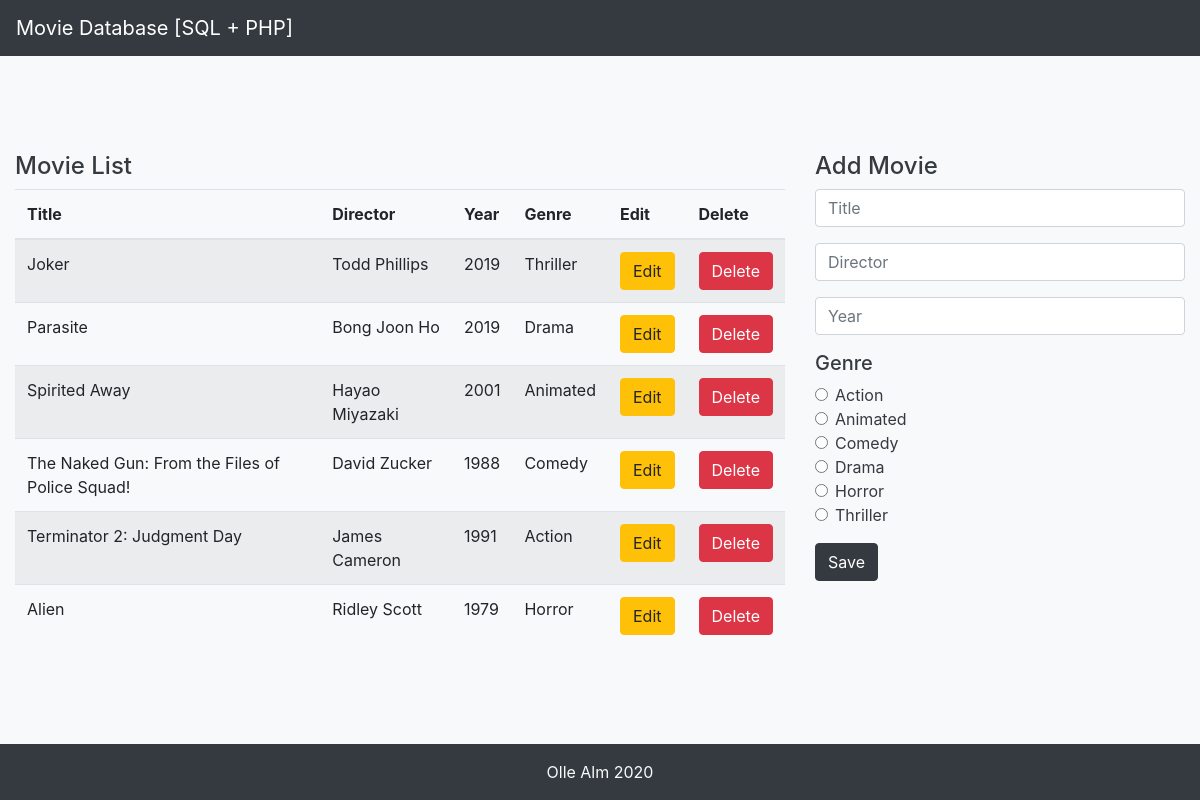
The page / on the database its author committed.
### tables this page shows
CREATE TABLE `movies` (
  `id` int(11) UNSIGNED NOT NULL,
  `title` varchar(64) NOT NULL,
  `director` varchar(64) NOT NULL,
  `year` int(4) NOT NULL,
  `genre_id` int(11) UNSIGNED NOT NULL
);

CREATE TABLE `genres` (
  `genre_id` int(11) UNSIGNED NOT NULL,
  `genre` varchar(32) NOT NULL
);

### index.php (the view, shortened to what this page needs)
<?php
  require "header.php";
  require_once "dbinfo.php";
?>
<div class="row">
  <section class="pt-5 col-md-8">
    <h4>Movie List</h4>
    <table class="table table-striped">
      <thead>
        <tr>
          <th>Title</th>
          <th>Director</th>
          <th>Year</th>
          <th>Genre</th>
          <th>Edit</th>
          <th>Delete</th>
        </tr>
      </thead>
      <tbody>
        <?php
          $sql = "SELECT * FROM movies JOIN genres ON movies.genre_id = genres.genre_id ORDER BY id DESC;";
          $result = mysqli_query($mysqli, $sql);
          $resultCheck = mysqli_num_rows($result);
          if ($resultCheck > 0) {
            while ($row = mysqli_fetch_assoc($result)) {
              echo <<<TABLE
                <tr>
                  <td>{$row["title"]}</td>
                  <td>{$row["director"]}</td>
                  <td>{$row["year"]}</td>
                  <td>{$row["genre"]}</td>
                  <td><a class="btn btn-warning" href="?id={$row["id"]}">Edit</a></td>
                  <td><button class="btn btn-danger" form="delete" type="submit" name="delete" value="{$row["id"]}">Delete</button></td>
                </tr>
              TABLE;
            }
          } else {
            echo <<<TABLE
              <tr>
                <td colspan="6">No movies</td>
              </tr>
            TABLE;
          }
        ?>
      </tbody>
    </table>
  </section>
  <section class=" pt-5 col-md-4">
    <?php
      if (isset($_GET['id'])) {
          $id = filter_input(INPUT_GET, 'id', FILTER_SANITIZE_NUMBER_INT);
          $sql = "SELECT * FROM movies WHERE id = ?;";
          if (!$stmt = $mysqli->prepare($sql)) {
            echo "Failed Prepare: (" . $mysqli->errno . ") " . $mysqli->error;
          } else {
            $stmt->bind_param("i", $id);
            $stmt->execute();
            $result = $stmt->get_result();
            if (($movie = $result->fetch_assoc()) != 0) {
              require "edit-form.php";
            } else {
              require "add-form.php";
            }
        }
      } else {
        require "add-form.php";
      }
    ?>
  </section>
</div>
<?php
  require "footer.php"
?>

### header.php (shortened to what this page needs)
<!DOCTYPE html>
<html lang="en" class="h-100">
<head>
  <link rel="stylesheet" href="https://stackpath.bootstrapcdn.com/bootstrap/4.5.0/css/bootstrap.min.css"
>
</head>
<body class="d-flex flex-column h-100 bg-light text-dark link">
  <header>
    <nav class="navbar navbar-expand-sm bg-dark navbar-dark">
      <a class="navbar-brand" href="index.php">Movie Database [SQL + PHP]</a>
    </nav>
  </header>
  <main class="container-fluid pt-5 mb-5">

### add-form.php
<h4>Add Movie</h4>
<div class="form-container mb-3">
  <form name="add-movie" action="add-movie.php" method="POST">
    <div class="form-group">
      <input class="form-control" type="text" name="move-title" id="title-id" placeholder="Title">
    </div>
    <div class="form-group">
      <input class="form-control" type="text" name="director" id="director-id" placeholder="Director">
    </div>
    <div class="form-group">
      <input class="form-control" type="number" name="release-year" id="year-id" placeholder="Year">
    </div>
    <h5>Genre</h5>
    <div class="form-group">
      <div class="form-check">
        <input class="form-check-input" type="radio" name="genre" id="action" value="1">
        <label class="form-check-label" for="action">
          Action
        </label>
      </div>
      <div class="form-check">
        <input class="form-check-input" type="radio" name="genre" id="animated" value="2">
        <label class="form-check-label" for="animated">
          Animated
        </label>
      </div>
      <div class="form-check">
        <input class="form-check-input" type="radio" name="genre" id="comedy" value="3">
        <label class="form-check-label" for="comedy">
          Comedy
        </label>
      </div>
      <div class="form-check">
        <input class="form-check-input" type="radio" name="genre" id="drama" value="4">
        <label class="form-check-label" for="drama">
          Drama
        </label>
      </div>
      <div class="form-check">
        <input class="form-check-input" type="radio" name="genre" id="horror" value="5">
        <label class="form-check-label" for="horror">
          Horror
        </label>
      </div>
      <div class="form-check">
        <input class="form-check-input" type="radio" name="genre" id="thriller" value="6">
        <label class="form-check-label" for="thriller">
          Thriller
        </label>
      </div>
    </div>
    <button class="btn btn-dark" type="submit" name="save-movie">Save</button>
  </form>
</div>

### footer.php
</main>
<footer class="footer mt-auto p-3 bg-dark">
  <div class="container text-center text-light">
    <span>Olle Alm 2020</span>
  </div>
</footer>
</body>
</html>

### rows shown on the page
movies: title "Joker", director "Todd Phillips", year "2019", genre.genre "Thriller", $row["id"] 32 (drawn)
movies: title "Parasite", director "Bong Joon Ho", year "2019", genre.genre "Drama", $row["id"] 31 (drawn)
movies: title "Spirited Away", director "Hayao Miyazaki", year "2001", genre.genre "Animated", $row["id"] 30 (drawn)
movies: title "The Naked Gun: From the Files of Police Squad!", director "David Zucker", year "1988", genre.genre "Comedy", $row["id"] 29 (drawn)
movies: title "Terminator 2: Judgment Day", director "James Cameron", year "1991", genre.genre "Action", $row["id"] 28 (drawn)
movies: title "Alien", director "Ridley Scott", year "1979", genre.genre "Horror", $row["id"] 27 (drawn)
